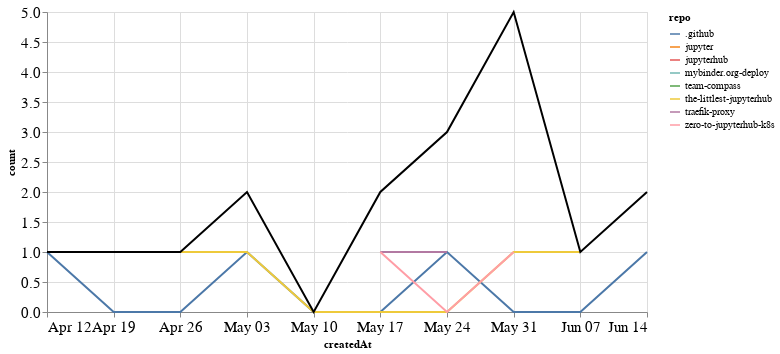

Write notebook code for a chart like this one.
### Markdown cell above
## PRs

### Code cell
prs_time = prs.groupby('repo').resample('W', on='createdAt').count()['author'].reset_index()
prs_time = prs_time.rename(columns={'author': 'count'})
prs_time_total = prs_time.groupby('createdAt').agg({"count": "sum"}).reset_index()

ch1 = alt.Chart(prs_time, width=600).mark_line().encode(
    x='createdAt',
    y='count',
    color='repo',
    tooltip="repo"
)

ch2 = alt.Chart(prs_time_total, width=600).mark_line(color="black").encode(
    x='createdAt',
    y='count',
)

ch1 + ch2

### Figure 1 — Vega-Lite specification as saved in the notebook (floating-point values rounded to 4 significant figures)
{"config": {"axisLeft": {"labelFontSize": 15}, "axisBottom": {"labelFontSize": 15}}, "layer": [{"data": {"name": "data-15bee823d2dd8f20b28a80b0968c12d1"}, "mark": "line", "encoding": {"color": {"type": "nominal", "field": "repo"}, "tooltip": {"type": "nominal", "field": "repo"}, "x": {"type": "temporal", "field": "createdAt"}, "y": {"type": "quantitative", "field": "count"}}, "width": 600}, {"data": {"name": "data-8cbc3189e60a4c805f1c8715a850c129"}, "mark": {"type": "line", "color": "black"}, "encoding": {"x": {"type": "temporal", "field": "createdAt"}, "y": {"type": "quantitative", "field": "count"}}, "width": 600}], "$schema": "https://vega.github.io/schema/vega-lite/v4.8.1.json", "datasets": {"data-15bee823d2dd8f20b28a80b0968c12d1": [{"repo": ".github", "createdAt": "2020-04-12T00:00:00", "count": 1}, {"repo": ".github", "createdAt": "2020-04-19T00:00:00", "count": 0}, {"repo": ".github", "createdAt": "2020-04-26T00:00:00", "count": 0}, {"repo": ".github", "createdAt": "2020-05-03T00:00:00", "count": 1}, {"repo": ".github", "createdAt": "2020-05-10T00:00:00", "count": 0}, {"repo": ".github", "createdAt": "2020-05-17T00:00:00", "count": 0}, {"repo": ".github", "createdAt": "2020-05-24T00:00:00", "count": 1}, {"repo": ".github", "createdAt": "2020-05-31T00:00:00", "count": 0}, {"repo": ".github", "createdAt": "2020-06-07T00:00:00", "count": 0}, {"repo": ".github", "createdAt": "2020-06-14T00:00:00", "count": 1}, {"repo": "jupyter", "createdAt": "2020-06-14T00:00:00", "count": 1}, {"repo": "jupyterhub", "createdAt": "2020-05-31T00:00:00", "count": 3}, {"repo": "mybinder.org-deploy", "createdAt": "2020-05-24T00:00:00", "count": 1}, {"repo": "team-compass", "createdAt": "2020-04-19T00:00:00", "count": 1}, {"repo": "the-littlest-jupyterhub", "createdAt": "2020-04-26T00:00:00", "count": 1}, {"repo": "the-littlest-jupyterhub", "createdAt": "2020-05-03T00:00:00", "count": 1}, {"repo": "the-littlest-jupyterhub", "createdAt": "2020-05-10T00:00:00", "count": 0}, {"repo": "the-littlest-jupyterhub", "createdAt": "2020-05-17T00:00:00", "count": 0}, {"repo": "the-littlest-jupyterhub", "createdAt": "2020-05-24T00:00:00", "count": 0}, {"repo": "the-littlest-jupyterhub", "createdAt": "2020-05-31T00:00:00", "count": 1}, {"repo": "the-littlest-jupyterhub", "createdAt": "2020-06-07T00:00:00", "count": 1}, {"repo": "traefik-proxy", "createdAt": "2020-05-17T00:00:00", "count": 1}, {"repo": "traefik-proxy", "createdAt": "2020-05-24T00:00:00", "count": 1}, {"repo": "zero-to-jupyterhub-k8s", "createdAt": "2020-05-17T00:00:00", "count": 1}, {"repo": "zero-to-jupyterhub-k8s", "createdAt": "2020-05-24T00:00:00", "count": 0}, {"repo": "zero-to-jupyterhub-k8s", "createdAt": "2020-05-31T00:00:00", "count": 1}], "data-8cbc3189e60a4c805f1c8715a850c129": [{"createdAt": "2020-04-12T00:00:00", "count": 1}, {"createdAt": "2020-04-19T00:00:00", "count": 1}, {"createdAt": "2020-04-26T00:00:00", "count": 1}, {"createdAt": "2020-05-03T00:00:00", "count": 2}, {"createdAt": "2020-05-10T00:00:00", "count": 0}, {"createdAt": "2020-05-17T00:00:00", "count": 2}, {"createdAt": "2020-05-24T00:00:00", "count": 3}, {"createdAt": "2020-05-31T00:00:00", "count": 5}, {"createdAt": "2020-06-07T00:00:00", "count": 1}, {"createdAt": "2020-06-14T00:00:00", "count": 2}]}}
